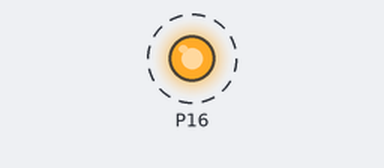
A program run on a simulated BBC micro:bit running MicroPython. Shown: output pins drawn as LEDs (lit = HIGH). Dashed ring = blinking.

Above: at 0.5 s.
Timing chart, 0 to 4.6 s (numbered marks = the images above):
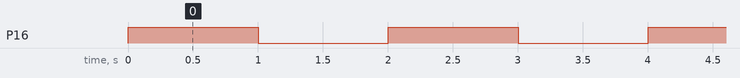

Measured:
- by itself, P16: alternates HIGH for 1.0 s and LOW for 1.0 s

The program:

semafor2.py
```python
from microbit import *
#tuna je dolezity hlavne obvod, takze kod moze byt aj takyto jednoduchy.
value=0
while True:
    if value:
        value=0
    else:
        value=1023
    pin16.write_analog(value)
    sleep(1000)
```
